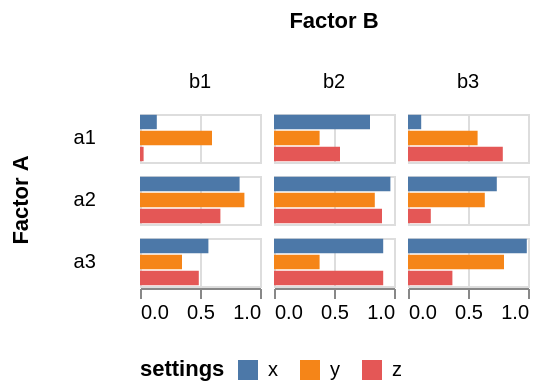

Express this chart as Vega-Lite.
### Vega specification from a JSON file in a GitHub repository (floating-point values rounded to 4 significant figures)
{"$schema": "https://vega.github.io/schema/vega/v5.json", "description": "A simple grid of bar charts to compare performance data.", "background": "white", "padding": 5, "data": [{"name": "source_0", "values": [{"a": "a1", "b": "b1", "c": "x", "p": "0.14"}, {"a": "a1", "b": "b1", "c": "y", "p": "0.60"}, {"a": "a1", "b": "b1", "c": "z", "p": "0.03"}, {"a": "a1", "b": "b2", "c": "x", "p": "0.80"}, {"a": "a1", "b": "b2", "c": "y", "p": "0.38"}, {"a": "a1", "b": "b2", "c": "z", "p": "0.55"}, {"a": "a1", "b": "b3", "c": "x", "p": "0.11"}, {"a": "a1", "b": "b3", "c": "y", "p": "0.58"}, {"a": "a1", "b": "b3", "c": "z", "p": "0.79"}, {"a": "a2", "b": "b1", "c": "x", "p": "0.83"}, {"a": "a2", "b": "b1", "c": "y", "p": "0.87"}, {"a": "a2", "b": "b1", "c": "z", "p": "0.67"}, {"a": "a2", "b": "b2", "c": "x", "p": "0.97"}, {"a": "a2", "b": "b2", "c": "y", "p": "0.84"}, {"a": "a2", "b": "b2", "c": "z", "p": "0.90"}, {"a": "a2", "b": "b3", "c": "x", "p": "0.74"}, {"a": "a2", "b": "b3", "c": "y", "p": "0.64"}, {"a": "a2", "b": "b3", "c": "z", "p": "0.19"}, {"a": "a3", "b": "b1", "c": "x", "p": "0.57"}, {"a": "a3", "b": "b1", "c": "y", "p": "0.35"}, {"a": "a3", "b": "b1", "c": "z", "p": "0.49"}, {"a": "a3", "b": "b2", "c": "x", "p": "0.91"}, {"a": "a3", "b": "b2", "c": "y", "p": "0.38"}, {"a": "a3", "b": "b2", "c": "z", "p": "0.91"}, {"a": "a3", "b": "b3", "c": "x", "p": "0.99"}, {"a": "a3", "b": "b3", "c": "y", "p": "0.80"}, {"a": "a3", "b": "b3", "c": "z", "p": "0.37"}]}, {"name": "data_0", "source": "source_0", "transform": [{"type": "stack", "groupby": ["c", "a", "b"], "field": "p", "sort": {"field": [], "order": []}, "as": ["p_start", "p_end"], "offset": "zero"}, {"type": "filter", "expr": "isValid(datum[\"p\"]) && isFinite(+datum[\"p\"])"}]}, {"name": "column_domain", "source": "data_0", "transform": [{"type": "aggregate", "groupby": ["b"]}]}, {"name": "row_domain", "source": "data_0", "transform": [{"type": "aggregate", "groupby": ["a"]}]}], "signals": [{"name": "child_width", "value": 60}, {"name": "y_step", "value": 8}, {"name": "child_height", "update": "bandspace(domain('y').length, 0.1, 0.05) * y_step"}], "layout": {"padding": 5, "offset": {"rowTitle": 10, "columnTitle": 10}, "columns": {"signal": "length(data('column_domain'))"}, "bounds": "full", "align": "all"}, "marks": [{"name": "row-title", "type": "group", "role": "row-title", "title": {"text": "Factor A", "orient": "left", "style": "guide-title", "offset": 10}}, {"name": "column-title", "type": "group", "role": "column-title", "title": {"text": "Factor B", "style": "guide-title", "offset": 10}}, {"name": "row_header", "type": "group", "role": "row-header", "from": {"data": "row_domain"}, "sort": {"field": "datum[\"a\"]", "order": "ascending"}, "title": {"text": {"signal": "isValid(parent[\"a\"]) ? parent[\"a\"] : \"\"+parent[\"a\"]"}, "orient": "left", "style": "guide-label", "frame": "group", "baseline": "middle", "align": "right", "angle": 0, "offset": 10}, "encode": {"update": {"height": {"signal": "child_height"}}}}, {"name": "column_header", "type": "group", "role": "column-header", "from": {"data": "column_domain"}, "sort": {"field": "datum[\"b\"]", "order": "ascending"}, "title": {"text": {"signal": "isValid(parent[\"b\"]) ? parent[\"b\"] : \"\"+parent[\"b\"]"}, "style": "guide-label", "frame": "group", "offset": 10}, "encode": {"update": {"width": {"signal": "child_width"}}}}, {"name": "column_footer", "type": "group", "role": "column-footer", "from": {"data": "column_domain"}, "sort": {"field": "datum[\"b\"]", "order": "ascending"}, "encode": {"update": {"width": {"signal": "child_width"}}}, "axes": [{"scale": "x", "orient": "bottom", "grid": false, "labelFlush": true, "labelOverlap": true, "tickCount": {"signal": "ceil(child_width/40)"}, "zindex": 0}]}, {"name": "cell", "type": "group", "style": "cell", "from": {"facet": {"name": "facet", "data": "data_0", "groupby": ["a", "b"], "aggregate": {"cross": true}}}, "sort": {"field": ["datum[\"a\"]", "datum[\"b\"]"], "order": ["ascending", "ascending"]}, "encode": {"update": {"width": {"signal": "child_width"}, "height": {"signal": "child_height"}}}, "marks": [{"name": "child_marks", "type": "rect", "style": ["bar"], "from": {"data": "facet"}, "encode": {"update": {"fill": {"scale": "color", "field": "c"}, "ariaRoleDescription": {"value": "bar"}, "description": {"signal": "\"c: \" + (isValid(datum[\"c\"]) ? datum[\"c\"] : \"\"+datum[\"c\"]) + \"; p: \" + (format(datum[\"p\"], \"\")) + \"; settings: \" + (isValid(datum[\"c\"]) ? datum[\"c\"] : \"\"+datum[\"c\"])"}, "x": {"scale": "x", "field": "p_end"}, "x2": {"scale": "x", "field": "p_start"}, "y": {"scale": "y", "field": "c"}, "height": {"scale": "y", "band": 1}}}}], "axes": [{"scale": "x", "orient": "bottom", "gridScale": "y", "grid": true, "tickCount": {"signal": "ceil(child_width/40)"}, "domain": false, "labels": false, "aria": false, "maxExtent": 0, "minExtent": 0, "ticks": false, "zindex": 0}]}], "scales": [{"name": "x", "type": "linear", "domain": {"data": "data_0", "fields": ["p_start", "p_end"]}, "range": [0, {"signal": "child_width"}], "nice": true, "zero": true}, {"name": "y", "type": "band", "domain": {"data": "data_0", "field": "c", "sort": true}, "range": {"step": {"signal": "y_step"}}, "paddingInner": 0.1, "paddingOuter": 0.05}, {"name": "color", "type": "ordinal", "domain": {"data": "data_0", "field": "c", "sort": true}, "range": "category"}], "legends": [{"orient": "bottom", "title": "settings", "titleOrient": "left", "fill": "color", "direction": "horizontal", "symbolType": "square"}]}
